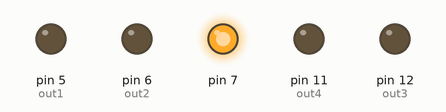
Recording of a sketch running on a simulated Arduino Uno, built with avr-gcc and run on an emulated ATmega328P. Shown: output pins drawn as LEDs (lit = HIGH).

Above: at 0.1 s.
At 3.4 s:
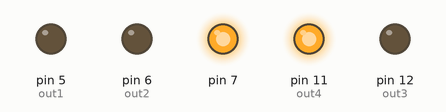
Timing chart, 0 to 4.9 s (numbered marks = the images above):
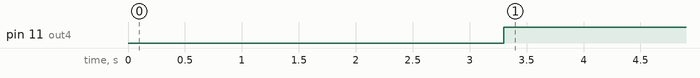

The sketch:

El_feo.ino
```cpp
//MIRANDO DE ATRAS HACIA ADELANTE
//SENSOR QTR
//#include <QTRSensors.h>
//#define NUM_SENSORS   1
//#define TIMEOUT       2500
//#define EMITTER_PIN   3


//QTRSensorsRC qtrrc((unsigned char[]) {5},NUM_SENSORS, TIMEOUT, EMITTER_PIN);  // El 5 es el pin de out debe estar en un PWM
//unsigned int sensorValues[NUM_SENSORS];

//SENSORES ULTRASONICOS
//SENSOR
    int trig=2;
    int echo=3;

//ESTADO DEL SENSOR
    boolean sensor=false;

//MOTORES
    int out1=5;
    int out2=6;

    int out3=12;
    int out4=11;

//PARA CALIBRAR

    int velGiro=80;  //velocidad giro
    int velArran=255; //velocidad arranque
    int velMin=100;    // velocidad minima
    int distSensor=50; //rango en cm para detectar objetivos
    int qtrSensor=200; // rango para la deteccion de linea blanca
    int distance=0;
// TEMPORALES
   int temporal=0;
void setup(){
    Serial.begin(9600);
       pinMode(trig,OUTPUT);
       pinMode(echo,INPUT);
       pinMode(out1,OUTPUT);
       pinMode(out2,OUTPUT);
       pinMode(out3,OUTPUT);
       pinMode(out4,OUTPUT);
       pinMode(7,OUTPUT);
       digitalWrite(7,HIGH);
       delay(3300);
}

void loop(){
  /*
      //sensorQTR();
      ultrasonico();
      // sensorQTR();
      primeraLinea();
      delayMicroseconds(1000);
        if(sensor==true){
           // cuando detecte  a menos de 16 cm  al oponente se le lanza con todo
          if(distance<16){velArran=255; atras(); delay(400); Serial.println("Adelante Rapido");}
          else{
           velArran=velMin;
           Serial.println("Despacio");
           atras();
           delay(400);
          }
        }
        if(sensor==false){
           Serial.println("GIRAR DERECHA");
           derecha();
        }
      Serial.println("");
      */
     // atras();
     adelanteA();
}


 void primeraLinea(){
     if(temporal==0){
       sensor=false;
       temporal=1;
     }
 }
 // TODO EL CODIGO DE LOS SENSORES


    void ultrasonico(){ // Distancia Del Ultrasonico
      int distancia=calculoUltrasonico(trig,echo);
           distance=distancia;
        if(distancia>=0 && distancia <= distSensor){
             sensor=true;
             Serial.println(distancia);
        }
        else{
             sensor=false;
        }
    }


int calculoUltrasonico(int trig, int echo){
    digitalWrite(trig, LOW);  // Inicializamos el senor
    delayMicroseconds(20);
    digitalWrite(trig, HIGH);  // Flanco ascendente
    delayMicroseconds(100);    // Duracion del pulso
    digitalWrite(trig, LOW);  // Flanco descendente
    int duracion = pulseIn(echo, HIGH);
    int distancia = (duracion/2)/29;
    return distancia;
}

 //atrasD adelante  llanta izq
 // adelante D

  void adelanteA(){
      atrasD(velArran);
    //  adelanteD(velArran);
  }

// CODIGO MOTORES //
void adelante(){
   //  adelanteI(velArran);
     adelanteD(velArran);
}


void atras(){
      atrasI(velArran);
      atrasD(velArran);
}


void izquierda(){
      adelanteD(velGiro);
      atrasI(velGiro);
}

void derecha(){
      adelanteI(velGiro);
      atrasD(velGiro);
}


void detener(){
     digitalWrite(out1,LOW);
     digitalWrite(out2,LOW);
     digitalWrite(out3,LOW);
     digitalWrite(out4,LOW);
}


void adelanteI(int velocidad){
  digitalWrite(out2,LOW);
  analogWrite(out1,velocidad);
}

void adelanteD(int velocidad){
  digitalWrite(out4,LOW);
  analogWrite(out3,velocidad);
}


void atrasI(int velocidad){
  digitalWrite(out1,LOW);
  analogWrite(out2,velocidad);
}

void atrasD(int velocidad){
  digitalWrite(out3,LOW);
  analogWrite(out4,velocidad);
}


/*void sensorQTR(){
  qtrrc.read(sensorValues);
  if(sensorValues[0]<=qtrSensor){
      atras();
      delay(1500);
      sensor=false;
  }
}*/
```

Measured:
- by itself, pin 11 (out4): LOW → HIGH at 3.3 s
